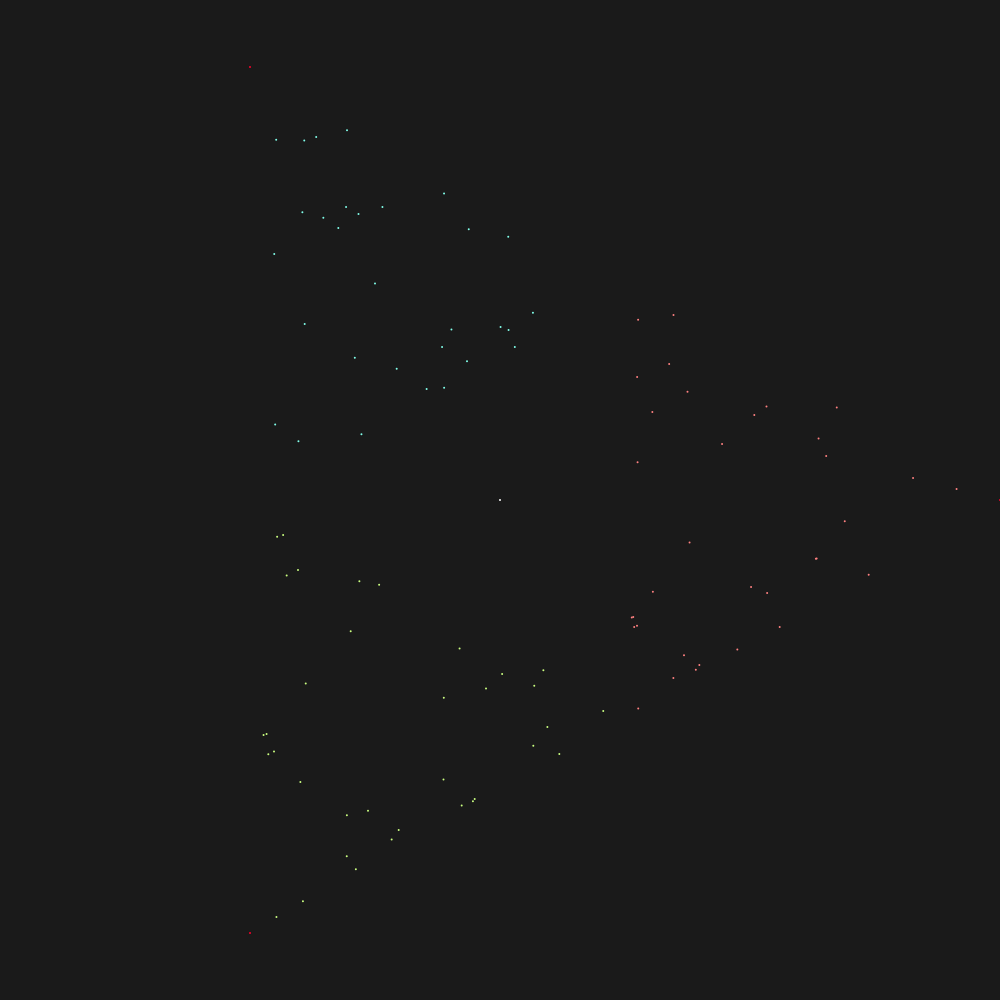
Frame 1 (no input)
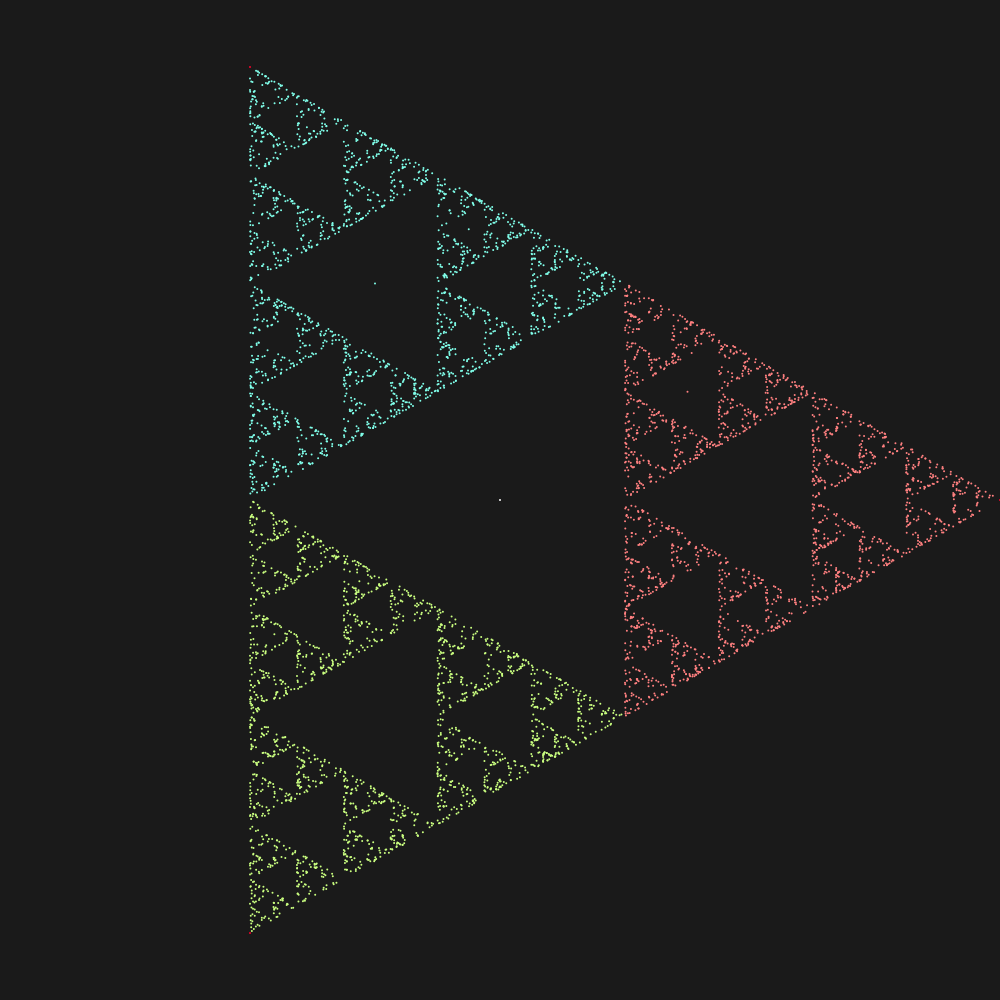
Frame 60 (no input)
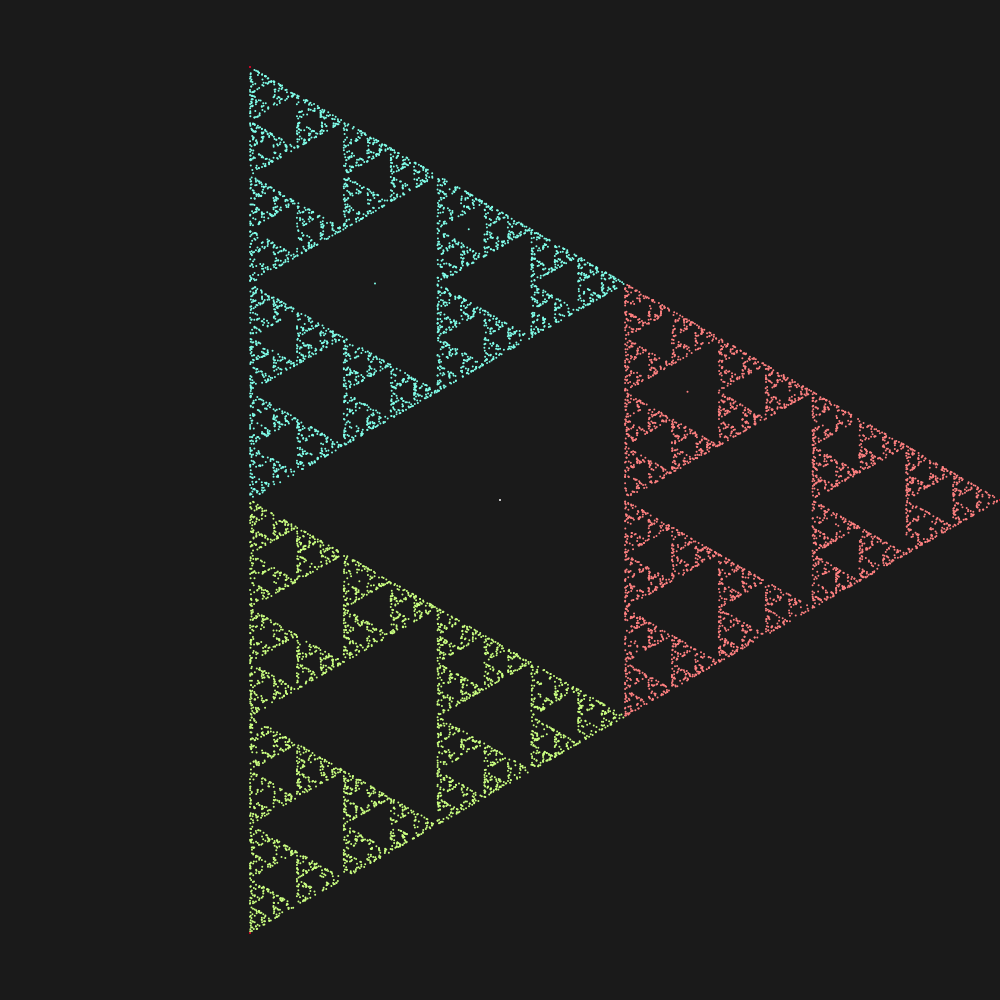
Frame 120 (the mouse pressed at the canvas centre since frame 60)

The p5.js sketch that drew these frames (run headless with seeded random() and noise() and a simulated clock; from frame 60 on, the mouse is pressed at the canvas centre):

// p5.js sketch
// ── sketch.js
/*jshint esversion: 6 */
var points;
var no_of_points;
var dot;
var pink;
var dot_color;
var perc;
var canvas_Size;
var slider_n;
var slider_p;
function setup() {
     canvas_Size = min(windowHeight,windowWidth);

    no_of_points = 3;
    perc = 0.5;
    colorMode(HSB);
    pink = color(350,200,150);
    createCanvas(canvas_Size,canvas_Size);

    
    
    background(51,0,10);
    points = [];
    for(var i = 0; i< no_of_points;i++){
        var ang = TWO_PI/no_of_points*i;
        points.push(   new Point( width/2 * cos(ang) , height/2 * sin(ang), pink )   );
    }
    translate(width/2, height/2);
    dot =  new Point(0,0 , color(255) )  ;

    for( i = 0;i < no_of_points;i++){
        points[i].display();
    }
}

function draw() {
    
    translate(width/2, height/2);
    for(var j = 0; j< 100;j++){
        dot.display();
        move();
    }
    
}

function move(){
    var ch = floor(random(0,no_of_points));
    dot.x = lerp(dot.x, points[ch].x, perc);
    dot.y = lerp(dot.y, points[ch].y, perc);
    val = map(ch, 0, no_of_points, 0, 255);
    dot.colour = color(val,50,100);
}
// ── Points.js
/*jshint esversion: 6 */
class Point{
    
    constructor(x,y,colour){
        this.x = x;
        this.y = y;
        this.colour = colour;
    }

    display(){
        stroke(this.colour);
        strokeWeight(2);
       point(this.x,this.y);
    }

}
